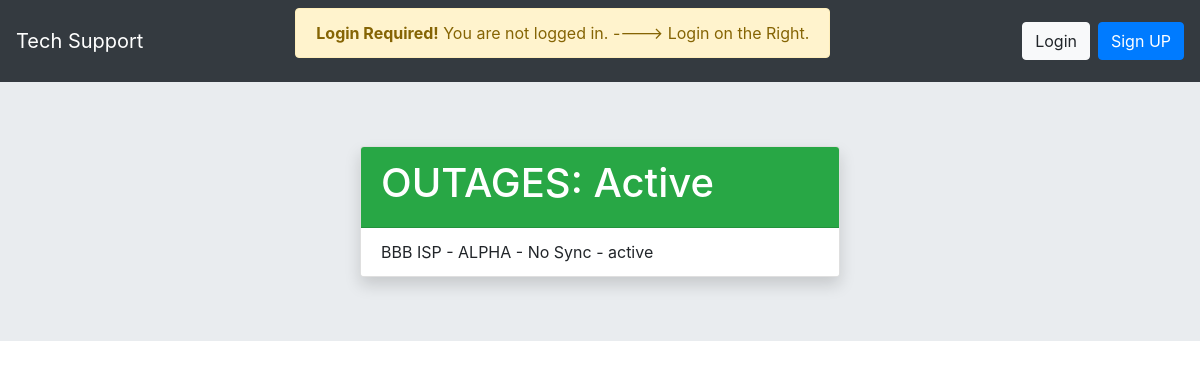
The app's page /outages/active/ with its own data.
### outages/models.py (models this page shows, shortened)
class Outage(models.Model):
    LEVELS = (
        ('L', 'Low'),
        ('M', 'Medium'),
        ('H', 'High'),
    )
    STATUS = (
        ('pending', 'P'),
        ('active', 'A'),
        ('resolved', 'R'),
        ('closed', 'C'),  # Close 72 hours after resolved
    )
    slug = models.SlugField(default='', editable=False, max_length=100)
    status = models.CharField(max_length=10, choices=STATUS, default='pending',
                              help_text='Update the Status to Closed after 72 hours')
    isp_provider = models.CharField(max_length=45, default='Bell')
    issue_type = models.CharField(max_length=45, default='No Sync')
    service_area = models.CharField(max_length=45, default="Location in Splunk")
    ccp_account_reference = models.CharField(blank=True, max_length=60, default='101444777')
    start_time = models.DateTimeField(blank=True, auto_now_add=False, auto_now=False, default=timezone.now,
                                      help_text="Use EST Timezone")
    etr = models.CharField(blank=True, max_length=60, default="NO ETR")
    ticket_number = models.CharField(blank=True, max_length=20, default='BR number')
    impact_level = models.CharField(blank=True, max_length=1, choices=LEVELS, default='L')
    notes = models.TextField(blank=True, max_length=150, default='none')
    class Meta:
        ordering = ['status']
        """
        Resolved date with be based on the ISP time of repair.
        Updating the status to Resolved will create a Closed ON date.
        """

### outages/views.py (the view)
# urls.py: path('active/', views.OutageActiveListView.as_view(), name='active-outages'),
class OutageActiveListView(ListView):
    model = Outage
    context_object_name = 'outages_active'
    template_name = 'outages/outage_activelist.html'
    def get_queryset(self):
        return Outage.objects.filter(status='active')

### outages/templates/outages/outage_activelist.html (shortened to what this page needs)
{% extends '_layouts/main_layout.html' %}
{% block content %}
    <div class="card shadow mx-auto" style="width: 30rem;">
      <div class="card-header text-white bg-success">
        <h1 style="bold">OUTAGES: Active</h1>
      </div>
      <ul class="list-group list-group-flush">
        {% for outage in outages_active %}
            <li class="list-group-item">{{ outage.isp_provider }} - {{ outage.service_area }} - {{ outage.issue_type }} - {{ outage.status }}</li>
        {% endfor %}
      </ul>
    </div>
{% endblock %}

### records on screen
Outage: isp_provider "BBB ISP", service_area "ALPHA", issue_type "No Sync", status "active"
